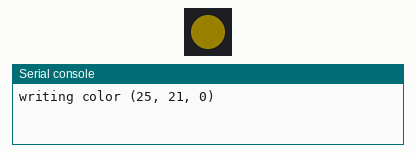
This program was run on a simulated Raspberry Pi Pico running MicroPython. Parts: 1 RGB LEDs in strip order, left to right, the last lines printed to the serial console. Dim RGB values are drawn brighter than linear.

Above: at 0.12 s.
At 4.8 s:
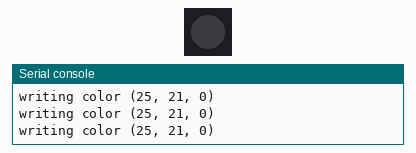
Timing chart, 0 to 7.8 s (numbered marks = the images above):
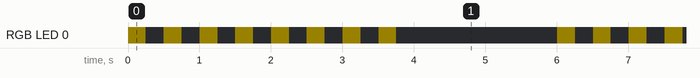

Measured:
- by itself, RGB LED 0: repeats every 6.0 s: 7 × (off 0.25 s, RGB(25, 21, 0) 0.25 s), off 2.3 s, RGB(25, 21, 0) 0.25 s
- by itself, everything shown: repeats every 6.0 s, in 16 steps

The program:

moisture_led.py
```python
from machine import Pin
import machine
import neopixel
from time import sleep


SLEEP_LENGTH = 0.25
GOOD_COLOR = (0,128,0)
MEDIUM_COLOR = (255,165,0)
BAD_COLOR = (255, 0, 0)
brightness=0.1

INFO_COLOR = (255,215,0)


def setup_led(pin):
    global np
    led_pin = Pin(pin)

    try:
        np = neopixel.NeoPixel(pin=led_pin, n=1)
    except Exception as ex:
        print("error loading neopixel")
        print(ex)

    return np

def on_good():
    on(GOOD_COLOR)

def on_water_soon():
    on(MEDIUM_COLOR)

def on_water_now():
    on(BAD_COLOR)

def blink_good():
    on_good()
    sleep(SLEEP_LENGTH)
    off()

def blink_water_soon():
    on_water_now()
    sleep(SLEEP_LENGTH)
    off()

def blink_water_now():
    on_water_now()
    sleep(SLEEP_LENGTH)
    off()

def blink_channel(channel_number):
    for _ in range(channel_number):
        on(INFO_COLOR)
        sleep(SLEEP_LENGTH)
        off()
        sleep(SLEEP_LENGTH)

def blink_error():
    for _ in range(4):
        on(BAD_COLOR)
        sleep(SLEEP_LENGTH)
        off()
        sleep(SLEEP_LENGTH)


def on(color):
    global np
    b_color = tuple([int(brightness*float(x)) for x in color])

    print(f"writing color {b_color}")
    np[0] = b_color
    np.write()

def off(pin_number = 0):
    global np
    if not np:
        np = setup_led(pin_number)

    np[0] = (0, 0, 0)
    np.write()


if __name__ == "__main__":
    try:

        setup_led(13)
        while True:

            blink_channel(8)
            # on(GOOD_COLOR)

            sleep(1)
            off()
            sleep(1)

    except KeyboardInterrupt:
        machine.reset()
```
